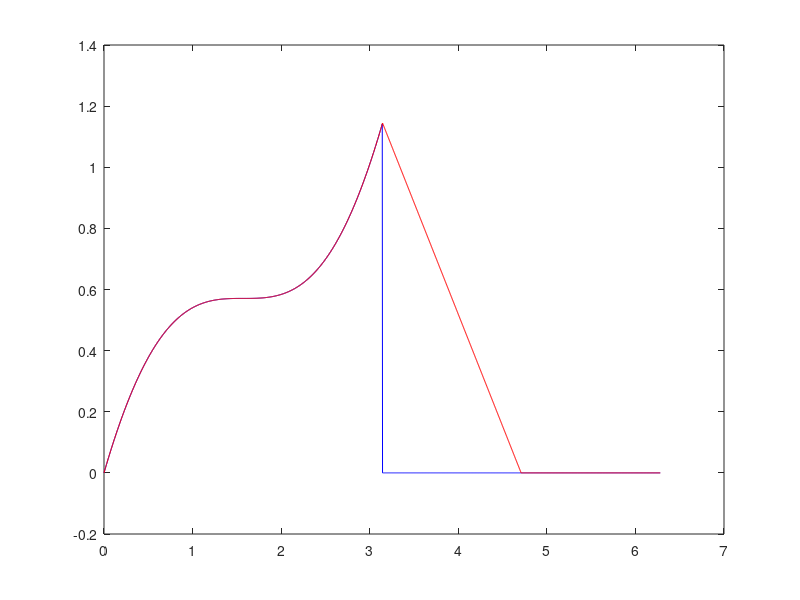

Source code (MATLAB):
% This is the Matlab/Octave code for Fig. C19 in 
%  "Corrigendum to `Volume penalization for inhomogeneous Neumann boundary conditions modeling scalar flux in complicated geometry'
%-----
% This code is based on the Octave/Matlab code for the example shown in section 2.3 of
% "Analysis and discretization of the volume penalized Laplace operator 
% with Neumann boundary conditions" by D. Kolomenskiy, R. Nguyen van yen
% and K. Schneider
clear all;
close all;

% appendix C
alp=1.0;

% Number of grid points
N = 2048;

% Penalization parameter
eta = 1e-8;

% Domain size
Lx = 2*pi;

% Grid step
h = Lx/N;

% Grid
x = (0:N-1).'*h;

% Fluid domain array index
Omf = find((x>0)&(x<pi));
%Omf1 =find((ge(x,0))&(le(x,pi)));
% Right-hand side of the equation

% Mask function
%chi = zeros(N,1);
chiN = zeros(N,1);
chiD = zeros(N,1);
chiN((x>pi)&(x<1.5*pi)) = 1;
chiD(x>1.5*pi) = 1;
% eps(1) is the machine epsilon near 1. 
% Note that there has to be a grid point on the boundary.
%
chiN(abs(x-pi)<2*eps(1)) = 1/2;
chiN(abs(x-1.5*pi)<2*eps(1)) = 1/2;
chiD(abs(x)<2*eps(1)) = 1/2;
chiD(abs(x-1.5*pi)<2*eps(1)) = 1/2;
%
chi=chiN+chiD;

%f = m^2*cos(m*x);
f = (1-chi).*cos(x);

% Exact solution 
w = cos(x)+alp *x-1;
% Its extension in the solid domain
w(x>pi) = 0;

% Discrete operator matrix
Db = toeplitz([1 -1 zeros(1,N-2)].',[1 zeros(1,N-2) -1])/h;
Df = toeplitz([-1 zeros(1,N-2) 1].',[-1 1 zeros(1,N-2)])/h;
Th = diag(1-chiN+eta*chiN);
%Th = diag(1-chi+eta*chi);
A = -1/2*(Df*Th*Db+Db*Th*Df);

% inhomogeneous Neumann b.c.
bet = alp*sin(x)+ones(N,1)*alp;
% beta * dx chi
dTh = 1/2*bet.*(Db+Df)*chiN;
% Dirichlet pena
Dpena= -chiD/eta ;
%
A=A - diag(Dpena);
f = f + dTh;

% Numerical solution
u = A\f;

% Plot the exact and the numerical solution
figure(1);
plot(x,w,'b-',x,u,'r-');

% Compute the error norm
%err_linfty = max(abs(u(Omf)-w(Omf)))
%err_l2 = sqrt(h*sum((u(Omf)-w(Omf)).^2))

err_linfty = max(abs(u(Omf)-w(Omf)));
err_l1 = h*sum(abs(u(Omf)-w(Omf)));
err_l2 = sqrt(h*sum((u(Omf)-w(Omf)).^2));

error(1:5)=[N h err_linfty err_l1 err_l2];
save('err_DN.data','error');
